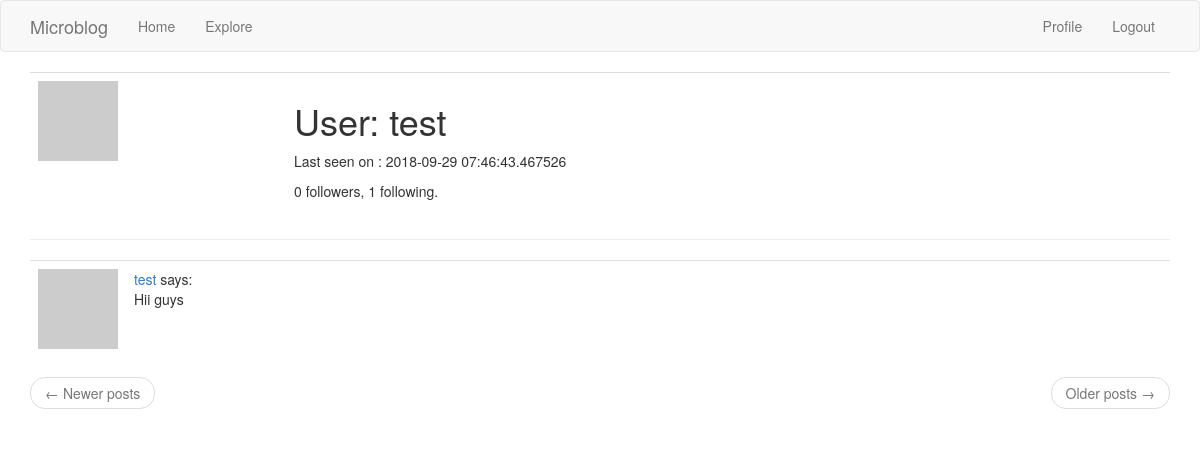
Before: /user/test (signed in) with the older database file.
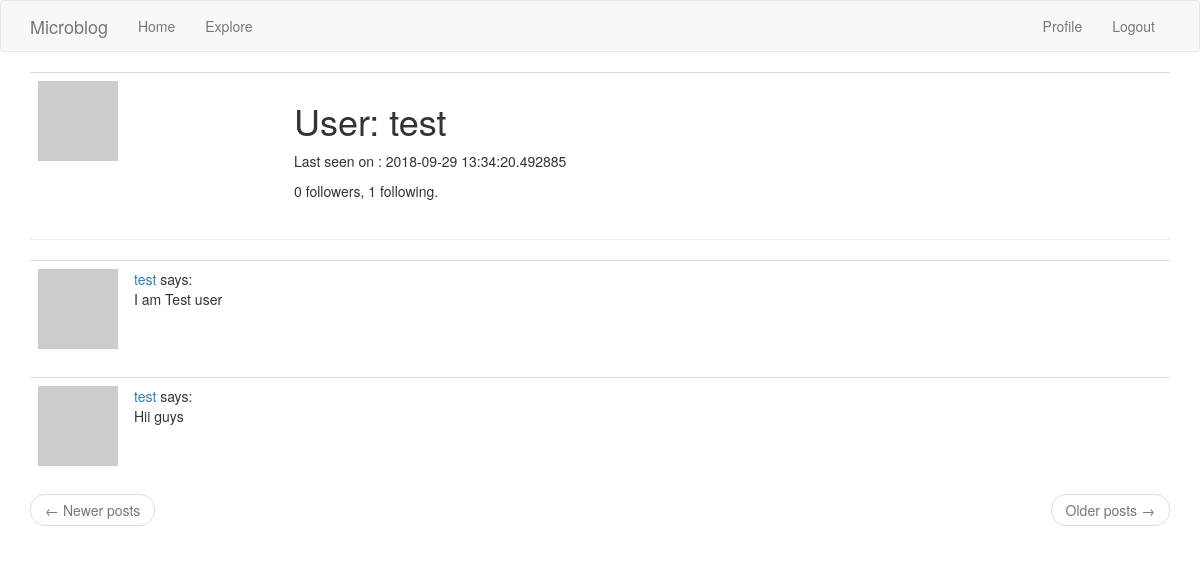
After: the same page with the newer database file.
### app/models.py (models this page shows, shortened)
class User(UserMixin, db.Model):
    id              = db.Column(db.Integer, primary_key=True)
    username        = db.Column(db.String(64), index=True, unique=True)
    email           = db.Column(db.String(120), index=True, unique=True)
    password_hash   = db.Column(db.String(128))
    posts           = db.relationship('Post',backref='author',lazy='dynamic')
    about_me        = db.Column(db.String(140))
    last_seen       = db.Column(db.DateTime, default=datetime.utcnow())
    followed        = db.relationship(
        'User', secondary=followers,
        primaryjoin=(followers.c.follower_id == id),
        secondaryjoin=(followers.c.followed_id == id),
        backref=db.backref('followers', lazy='dynamic'), lazy='dynamic')
    def avatar(self, size):
        md5=hashlib.md5
        digest = md5(self.email.lower().encode('utf-8')).hexdigest()
        return 'https://www.gravatar.com/avatar/{}?d=identicon&s={}'.format(
            digest, size)

class Post(db.Model):
    id          = db.Column(db.Integer,primary_key=True)
    body        = db.Column(db.String(140))
    timestamp   = db.Column(db.DateTime,index=True,default=datetime.utcnow)
    user_id     = db.Column(db.Integer,db.ForeignKey('user.id'))

### app/routes.py (the view)
@app.route('/user/<username>')
@login_required
def user(username):
    user = User.query.filter_by(username=username).first_or_404()
    page = request.args.get('page', 1, type=int)
    posts = user.posts.order_by(Post.timestamp.desc()).paginate(
        page, app.config['POSTS_PER_PAGE'], False)
    next_url = url_for('user', username=user.username, page=posts.next_num) if posts.has_next else None
    prev_url = url_for('user', username=user.username, page=posts.prev_num) if posts.has_prev else None
    return render_template('user.html', user=user, posts=posts.items,next_url=next_url, prev_url=prev_url)

### app/models.py (called while the page is built)
@login.user_loader
def load_user(id):
    return User.query.get(int(id))

### app/routes.py (called while the page is built)
@app.before_request
def before_request():
    if current_user.is_authenticated:
        current_user.last_seen = datetime.utcnow()
        db.session.commit()

### app/templates/user.html (shortened to what this page needs)
{% extends "base.html" %}
{% block app_content%}
<table class="table table-hover">
  <tr>
           <td width="256px"><img src="{{ user.avatar(256) }}"></td>
           <td>
        <h1>User: {{user.username}}</h1>
        {% if user.last_seen %} <p> Last seen on : {{user.last_seen}} </p>{% endif %}
         <p>{{ user.followers.count() }} followers, {{ user.followed.count() }} following.</p>
      </td>
  </tr>
</table>
  <hr>
  {%for post in posts%}
    {% include "_posts.html"%}
  {% endfor %}
  <nav aria-label="...">
       <ul class="pager">
           <li class="previous{% if not prev_url %} disabled{% endif %}">
               <a href="{{ prev_url or '#' }}">
                   <span aria-hidden="true">&larr;</span> Newer posts
               </a>
           </li>
           <li class="next{% if not next_url %} disabled{% endif %}">
               <a href="{{ next_url or '#' }}">
                   Older posts <span aria-hidden="true">&rarr;</span>
               </a>
           </li>
       </ul>
   </nav>
{% endblock %}

### app/templates/_posts.html
<table class="table table-hover">
    <tr>
        <td width="70px">
            <a href="{{ url_for('user', username=post.author.username) }}">
                <img src="{{ post.author.avatar(70) }}" />
            </a>
        </td>
        <td>
            <a href="{{ url_for('user', username=post.author.username) }}">
                {{ post.author.username }}
            </a>
            says:
            <br>
            {{ post.body }}
        </td>
    </tr>
</table>

Changed rows visible on the page:
changed User "test": last_seen "2018-09-29 07:46:43.467526" → "2018-09-29 13:34:20.492885"
added Post: author.username "test", body "I am Test user"
